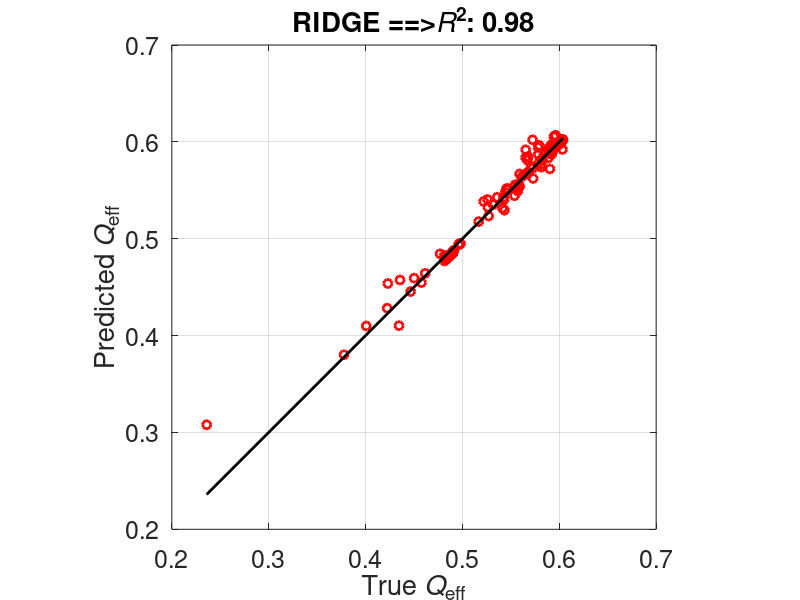

MATLAB code to generate this figure:
% this code does the multi-linear regression 
% no of independent variables: 9
% no of dependent variables: 1
clear;
% Set the default values and formats
set(0,'defaultlinelinewidth',2);
set(0,'DefaultAxesFontSize',18);
set(0,'DefaultTextFontSize',18);
% load dataset
load PIN_designs % ths dps1 dps2 Qs Ds Is Ps RFPs

A = [ths log10(dps1) log10(dps2)]; % dependent variables
y = Qs; % dependent variable

numObservations = length(ths);
numObservationsTrain = floor(0.7*numObservations); % let's use 70% of the data for training
numObservationsTest = numObservations - numObservationsTrain; % rest of testing

% I am not sure whether Matlab has its own
% train-test split. Let's do it manually
% the idea is simple: create a random vector
% and use its order as a random indexing
rng(1); rth = rand(numObservations,1); [asd, idx] = sort(rth); 

idxTrain = idx(1:numObservationsTrain);         % for training
idxTest = idx(numObservationsTrain+1:end);  % for testing

XTrain = A(idxTrain,:);
YTrain = y(idxTrain);

XValidation = A(idxTest,:);     % validation = testing
YValidation = y(idxTest);

k = 5;
b = ridge(YTrain,XTrain,k,0);

% Predict 
YPrediction = b(1) + XValidation*b(2:end);

Rsquare = 1 - sum((YValidation - YPrediction).^2)/sum((YValidation - mean(YValidation)).^2)

aline = [min(YValidation) max(YValidation)]; % for x = y line

figure(11); clf;
plot(YValidation,YPrediction,'ro',aline, aline,'k');
grid on;
axis equal;
axis square;
xlabel('True {\it{Q}}_{eff}');
ylabel('Predicted {\it{Q}}_{eff}');
title(['RIDGE ==>{{\it{R}}^2: }' num2str(round(1000*Rsquare)/1000)])
